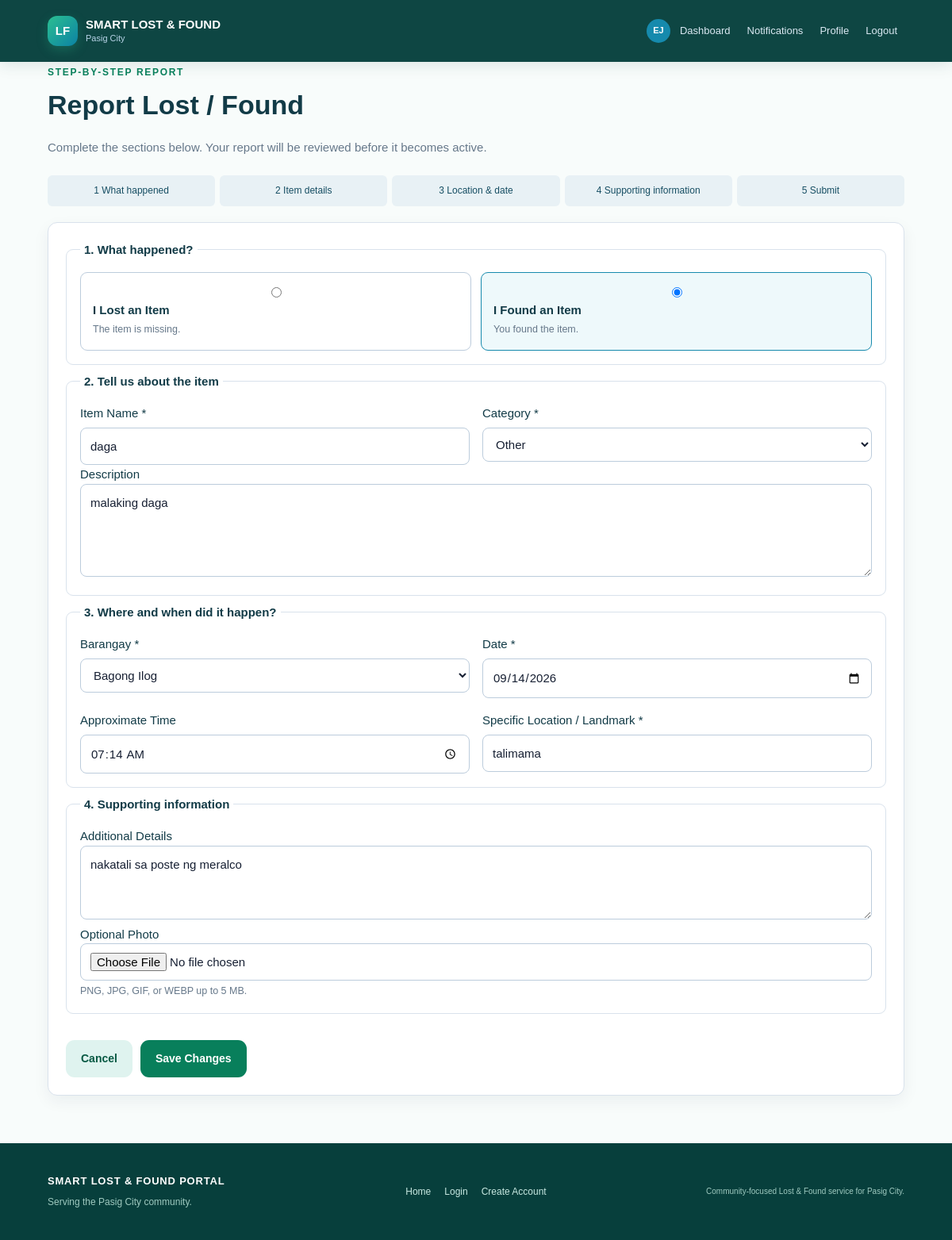
The app's page /report/12/edit (signed in) with its own data.
### tables this page shows
CREATE TABLE items (id INTEGER PRIMARY KEY AUTOINCREMENT, user_id INTEGER NOT NULL, item_type TEXT NOT NULL, item_name TEXT NOT NULL, category TEXT NOT NULL, location TEXT NOT NULL, item_date TEXT NOT NULL, item_time TEXT, color TEXT, description TEXT, status TEXT NOT NULL DEFAULT 'ACTIVE', created_at TEXT DEFAULT CURRENT_TIMESTAMP, additional_details TEXT, contact_info TEXT, image_filename TEXT, updated_at TEXT, specific_location TEXT, review_notes TEXT, FOREIGN KEY(user_id) REFERENCES users(id));

### main.py (the view)
@app.route("/report/<int:item_id>/edit", methods=["GET", "POST"])
def edit_report(item_id):
    if (blocked := normal_user_required()):
        return blocked
    conn = get_connection()
    item = conn.execute("SELECT * FROM items WHERE id=?", (item_id,)).fetchone()
    conn.close()
    if not item:
        abort(404)
    if item["user_id"] != session["user_id"]:
        abort(403)
    if request.method == "POST":
        result = save_report(item["item_type"], item_id)
        if isinstance(result, int):
            flash("Your report was updated and sent for review again.", "success")
            return redirect(url_for("my_reports"))
        flash(result, "danger")
    return render_template("report_wizard.html", report_type=item["item_type"], item=item)

### database.py (called while the page is built)
def get_connection():
    conn = sqlite3.connect(DB_NAME)
    conn.row_factory = sqlite3.Row
    conn.execute("PRAGMA foreign_keys = ON")
    return conn

### main.py (called while the page is built)
def is_admin(user=None):
    return bool(user and str(user["role"]).upper() == "ADMIN")

def current_user():
    user_id = session.get("user_id")
    if not user_id:
        return None
    conn = get_connection()
    user = conn.execute("SELECT * FROM users WHERE id=?", (user_id,)).fetchone()
    conn.close()
    return user

def user_required(message="Please log in to continue."):
    if not session.get("user_id"):
        flash(message, "info")
        return redirect(url_for("login", next=request.path))
    return None

def normal_user_required(message="Please log in to continue."):
    blocked = user_required(message)
    if blocked:
        return blocked
    if is_admin(current_user()):
        abort(403)
    return None

def avatar_url(user):
    filename = user["profile_picture"] if user and "profile_picture" in user.keys() else None
    return url_for("static", filename=f"uploads/avatars/{filename}") if filename else None

def initials(user):
    name = (user["full_name"] if user and "full_name" in user.keys() else "") or "User"
    parts = [part for part in name.split() if part]
    return "".join(part[0] for part in parts[:2]).upper() or "U"

@app.context_processor
def template_context():
    user = current_user()
    unread = 0
    if user:
        conn = get_connection()
        unread = conn.execute("SELECT COUNT(*) FROM notifications WHERE user_id=? AND is_read=0", (user["id"],)).fetchone()[0]
        conn.close()
    return {
        "current_user": user,
        "categories": CATEGORIES,
        "barangays": BARANGAYS,
        "all_barangays": ALL_BARANGAYS,
        "public_item_image": public_item_image,
        "avatar_url": avatar_url,
        "initials": initials,
        "unread_notifications": unread,
        "claim_code": claim_code,
        "theme": (user["theme_preference"] if user and user["theme_preference"] in ("light", "dark", "system") else "light") if user else "light"
    }

### templates/report_wizard.html
{% extends "base.html" %}{% set editing = item is defined and item %}{% block title %}Report Lost / Found | Pasig City{% endblock %}{% block content %}<div class="page-head"><span class="eyebrow">STEP-BY-STEP REPORT</span><h1>Report Lost / Found</h1><p class="muted">Complete the sections below. Your report will be reviewed before it becomes active.</p></div><div class="progress"><span>1 What happened</span><span>2 Item details</span><span>3 Location & date</span><span>4 Supporting information</span><span>5 Submit</span></div><form method="post" enctype="multipart/form-data" class="panel form"><fieldset><legend>1. What happened?</legend><div class="choice-grid"><label class="choice"><input type="radio" name="report_type" value="LOST" {% if report_type=='LOST' %}checked{% endif %} required><b>I Lost an Item</b><small>The item is missing.</small></label><label class="choice"><input type="radio" name="report_type" value="FOUND" {% if report_type=='FOUND' %}checked{% endif %} required><b>I Found an Item</b><small>You found the item.</small></label></div></fieldset><fieldset><legend>2. Tell us about the item</legend><div class="form-grid"><div><label>Item Name *</label><input name="item_name" value="{{ item['item_name'] if item else '' }}" required></div><div><label>Category *</label><select name="category" required><option value="">Select category</option>{% for category in categories %}<option value="{{ category }}" {% if item and item['category']==category %}selected{% endif %}>{{ category }}</option>{% endfor %}</select></div></div><label>Description</label><textarea name="description" rows="4" placeholder="Describe the item and visible details.">{{ item['description'] if item else '' }}</textarea></fieldset><fieldset><legend>3. Where and when did it happen?</legend><div class="form-grid"><div><label>Barangay *</label><select name="barangay" required><option value="">Select a Pasig City barangay</option>{% for district,places in barangays.items() %}<optgroup label="{{ district }}">{% for place in places %}<option value="{{ place }}" {% if item and item['location']==place %}selected{% endif %}>{{ place }}</option>{% endfor %}</optgroup>{% endfor %}</select></div><div><label>Date *</label><input type="date" name="item_date" value="{{ item['item_date'] if item else '' }}" required></div><div><label>Approximate Time</label><input type="time" name="item_time" value="{{ item['item_time'] if item else '' }}"></div><div><label>Specific Location / Landmark *</label><input name="specific_location" value="{{ item['specific_location'] if item else '' }}" placeholder="Example: near the public market entrance" required></div></div></fieldset><fieldset><legend>4. Supporting information</legend><label>Additional Details</label><textarea name="additional_details" rows="3" placeholder="Add useful details without sharing sensitive information.">{{ item['additional_details'] if item else '' }}</textarea><label>Optional Photo</label><input type="file" name="image" accept="image/png,image/jpeg,image/gif,image/webp"><small>PNG, JPG, GIF, or WEBP up to 5 MB.</small></fieldset><div class="form-actions"><a class="btn secondary" href="{{ url_for('my_reports') if editing else url_for('dashboard') }}">Cancel</a><button class="btn primary">{% if editing %}Save Changes{% else %}Review and Submit{% endif %}</button></div></form>{% endblock %}

### static/style.css (style rules this page uses)
* { box-sizing:border-box }
body { margin:0;background:#f5f7fa;color:#172033;font:15px/1.55 Arial,Helvetica,sans-serif }
.hero-actions,.form-actions,.row-actions { display:flex;flex-wrap:wrap;gap:10px;margin-top:24px }
.home-note,.primary-action,.feature-card,.action-card,.panel,.item-card,.admin-row { background:#fff;border:1px solid #d9e2ec;border-radius:12px;box-shadow:0 7px 20px rgba(16,42,67,.06) }
.page-head { margin-bottom:24px }
.page-head h1 { margin:5px 0;font-size:34px }
.eyebrow { color:#168aad;font-size:12px;font-weight:800;letter-spacing:1.3px }
.muted { color:#66788a }
.btn { display:inline-block;border:0;border-radius:8px;padding:11px 16px;text-decoration:none;cursor:pointer;font-weight:700;font-size:14px }
.btn.primary { background:#168aad;color:#fff }
.btn.secondary { background:#e8f1f5;color:#164e63 }
.form { display:flex;flex-direction:column;gap:9px }
.form-grid { display:grid;grid-template-columns:repeat(2,1fr);gap:16px }
.form-grid>div { display:flex;flex-direction:column;gap:7px }
.form input,.form select,.form textarea,.filter-bar input,.filter-bar select { width:100%;padding:11px 12px;border:1px solid #bcccdc;border-radius:8px;background:#fff;color:#172033;font:inherit }
.form textarea { resize:vertical }
.form small,small { color:#66788a }
.panel { padding:22px;margin-bottom:22px }
.progress { display:grid;grid-template-columns:repeat(5,1fr);gap:6px;margin:20px 0 }
.progress span { background:#e8f1f5;color:#164e63;padding:10px 8px;text-align:center;font-size:12px;border-radius:6px }
.form fieldset { border:1px solid #d9e2ec;border-radius:9px;padding:17px;margin:0 }
.form legend { font-weight:800;padding:0 5px }
.choice-grid { display:grid;grid-template-columns:repeat(2,1fr);gap:12px }
.choice { display:flex;flex-direction:column;gap:4px;border:1px solid #bcccdc;border-radius:9px;padding:15px;cursor:pointer }
.choice:has(input:checked) { border-color:#168aad;background:#eef9fb }
.choice input { width:auto }
.back-link,a { color:#168aad }

### static/home.css (style rules this page uses)
:root { --pasig-green: #087f5b; --pasig-green-dark: #075943; --pasig-blue: #087ea4; --pasig-ink: #123b47; --pasig-mist: #eef8f5; --pasig-line: #d8ebe5; }
body { background: #f8fcfb; color: var(--pasig-ink); }
.eyebrow { color: var(--pasig-green); letter-spacing: 1.7px; }
.btn { border-radius: 11px; padding: 13px 19px; transition: transform .2s ease, box-shadow .2s ease, background .2s ease; }
.btn.primary { background: var(--pasig-green); }
.btn.secondary { background: #dff3ef; color: var(--pasig-green-dark); }

### records on screen
items: item_type "☐ I Lost an Item The item is mis", item_type "☑ I Found an Item You found the", item_name "daga", category "Other", description "malaking daga", barangay "Bagong Ilog", item_date "09/14/2026", item_time "07:14", specific_location "talimama", additional_details "nakatali sa poste ng meralco"

### other values on screen
{{ initials(current_user) }} "EJ"
